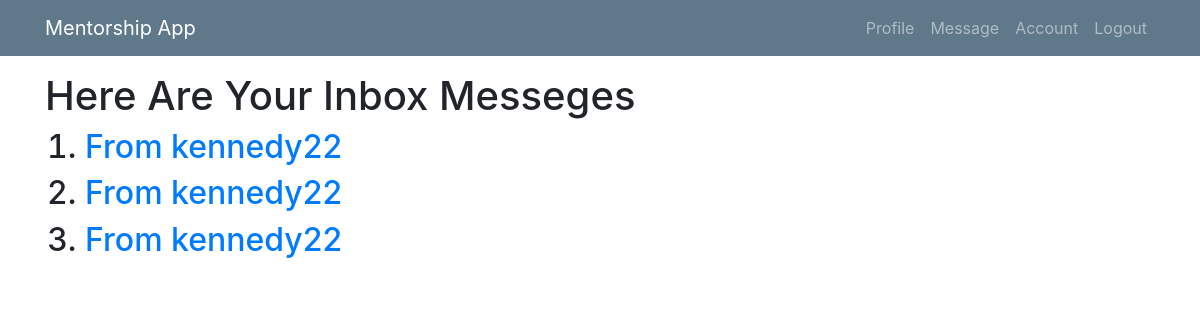
Page /inbox-message1/ (signed in) on the earlier database version.
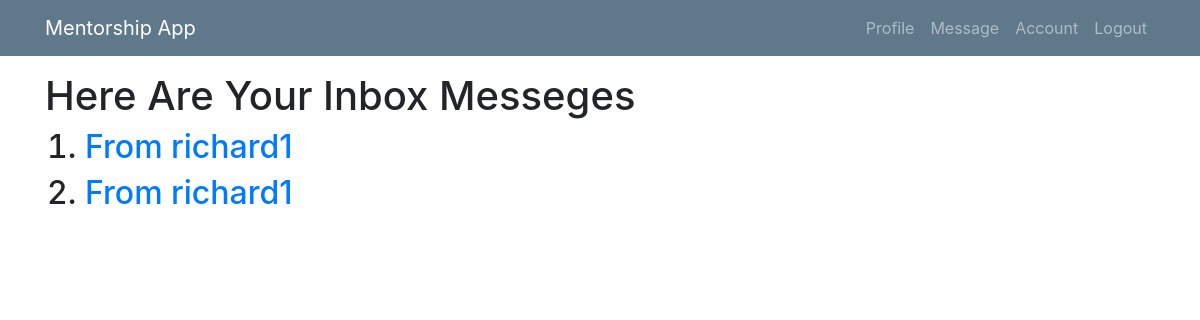
Same page on the later database version.
### mentee/models.py (models this page shows, shortened)
class Msg(models.Model):
    sender = models.ForeignKey(User, related_name="sender", on_delete=models.CASCADE, null=True)
    receipient = models.ForeignKey(User, related_name="receipient", on_delete=models.CASCADE)
    msg_content = models.TextField(max_length=100)
    sent_at = models.DateTimeField(null=True, blank=True)
    comment = models.TextField(blank=True, null=True)
    comment_at = models.DateTimeField(blank=True, null=True)
    is_approved = models.BooleanField(default=False, verbose_name="Approve?")
    date_approved = models.DateTimeField(blank=True, null=True)
    class Meta:
        ordering = ['-sent_at']

class User(AbstractUser):
    is_mentee = models.BooleanField(default=False)
    is_mentor = models.BooleanField(default=False)

### mentee/views/mentor.py (the view)
# urls.py: path('inbox-message1/', mentor.InboxView.as_view(), name='inbox2'),
class InboxView(LoginRequiredMixin, UserPassesTestMixin, ListView):
    model = Msg
    context_object_name = 'inbox'
    template_name = 'mentor/inbox1.html'
    def test_func(self):
        return self.request.user.is_mentor
    def get_queryset(self):
        return self.model.objects.filter(receipient=self.request.user)

### mentee/templates/mentor/inbox1.html
{% extends 'mentor/base1.html' %}
{% block content %}
<br><br><br>
<h1>Here Are Your Inbox Messeges</h1>
     {% if inbox %}
  <ol>
      {% for messo in inbox %}
      <h2><li><a href="{% url 'detail-inbox1' pk=messo.pk %}">From {{ messo.sender }}  </a></li></h2>
      {% endfor %}
  </ol>
{% else %}
<p>There Are no Inbox Messages</p>
{% endif %}
{% endblock %}

Differences in the rows shown:
removed Msg: sender "kennedy22"
removed Msg: sender "kennedy22"
removed Msg: sender "kennedy22"
added Msg: sender "richard1"
added Msg: sender "richard1"
